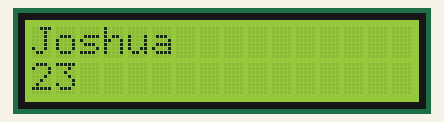
The sketch below on a simulated Arduino Uno, built with avr-gcc and run on an emulated ATmega328P. Parts: 16×2 character LCD.

Above: at 0.16 s.

The sketch:

MEC4126F_PRAC3_STHJOS008.ino
```cpp
#include <stdbool.h>
#include <LiquidCrystal.h>

//create an instance of the LiquidCrystal class called lcd, initialising the relevant pins

LiquidCrystal lcd(12, 11, 6, 5, 4, 3);

bool alt = false;	// is used in void loop()

struct myData		// declare a struct of type "myData"
{
  uint8_t Age;
  char FirstName[7];
} person;			// create a variable of "myData" called "person"

void setup()
{
  person.Age = 23;
  strcpy(person.FirstName, "Joshua");	// initializing the elements of "person"

  lcd.begin(16, 2);		// 16x2 columns x rows display

}

void loop()
{
  alt = !alt;	// alternates between true and false

  switch (alt)
  {
    case true :
    	lcd.print(person.FirstName);
    	lcd.setCursor(0, 1);	// set position
    	lcd.print(person.Age);
    	delay(200);				// delay by 200 ms
    	lcd.clear();			// clear screen and move cursor to top left corner
    	break;
    case false :
    	lcd.print(person.Age);
    	lcd.setCursor(0, 1);
    	lcd.print(person.FirstName);
    	delay(200);
    	lcd.clear();
    	break;
  }
}
```
